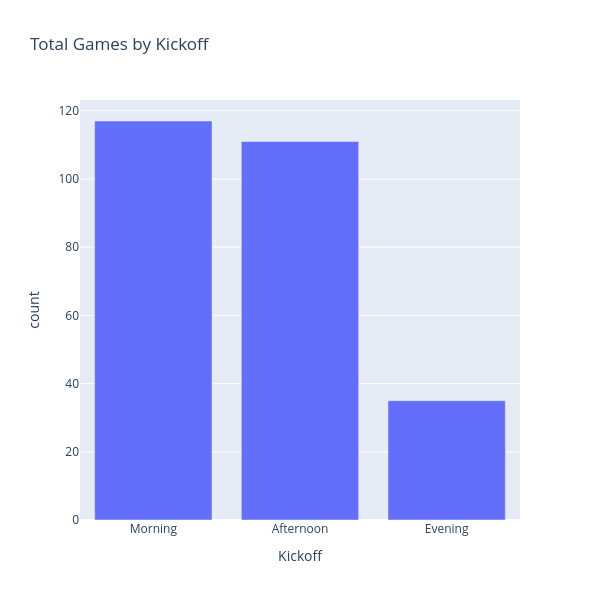

Here is the notebook cell this chart was saved with:
### Code cell
# Number of games per kickoff
kickoff_games = df.clone().select(pl.col("Kickoff").value_counts()).unnest("Kickoff").sort(by="Kickoff")

fig = px.bar(data_frame=kickoff_games, x="Kickoff", y="count", title="Total Games by Kickoff")

fig.update_layout(
    autosize=False,
    width=600,
    height=600,
)

### Figure 1 — Plotly figure (JSON) as saved in the notebook; plotly's stock layout.template omitted (floating-point values rounded to 4 significant figures)
{"data": [{"hovertemplate": "Kickoff=%{x}<br>count=%{y}<extra></extra>", "legendgroup": "", "marker": {"color": "#636efa", "pattern": {"shape": ""}}, "name": "", "orientation": "v", "showlegend": false, "textposition": "auto", "type": "bar", "x": ["Morning", "Afternoon", "Evening"], "xaxis": "x", "y": [117, 111, 35], "yaxis": "y"}], "layout": {"autosize": false, "barmode": "relative", "height": 600, "legend": {"tracegroupgap": 0}, "title": {"text": "Total Games by Kickoff"}, "width": 600, "xaxis": {"anchor": "y", "domain": [0, 1], "title": {"text": "Kickoff"}}, "yaxis": {"anchor": "x", "domain": [0, 1], "title": {"text": "count"}}}}
